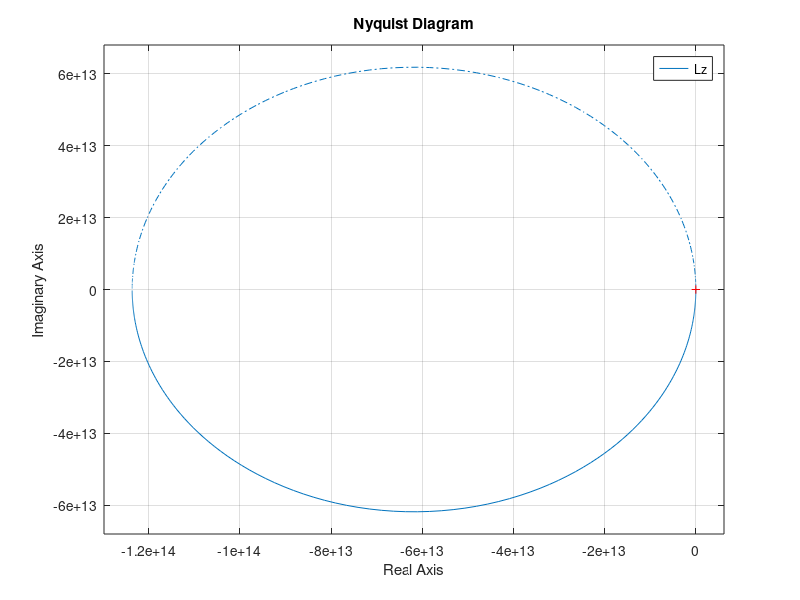
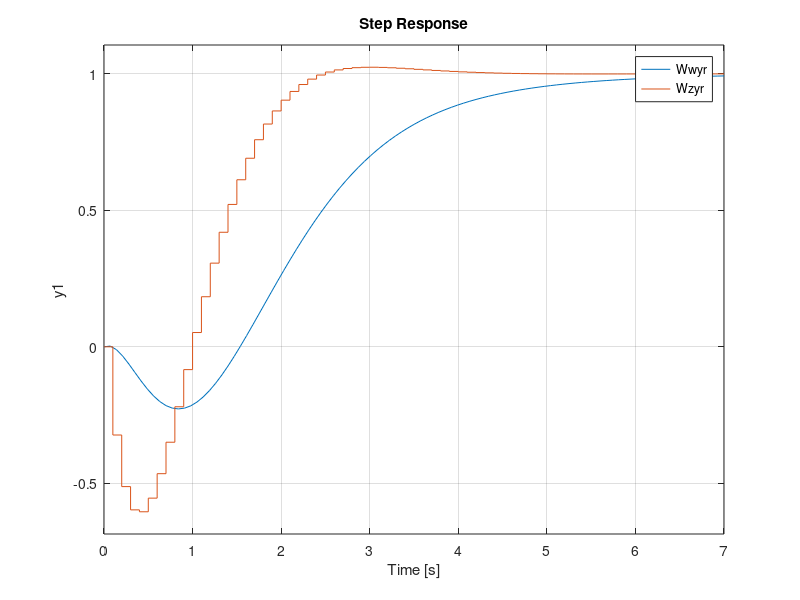
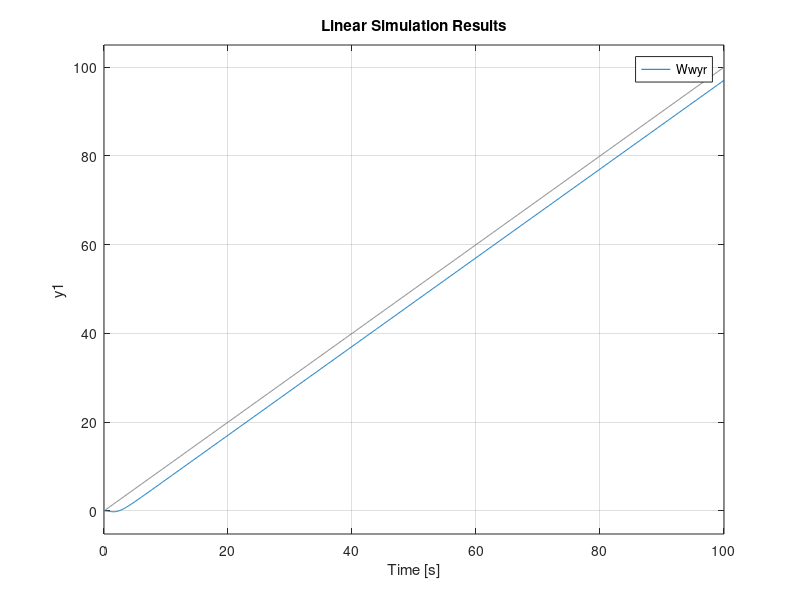
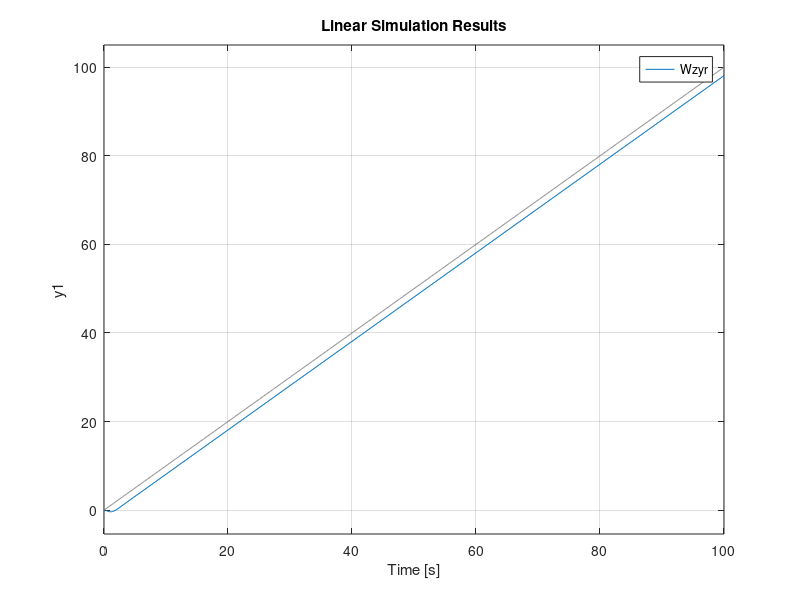

Recreate these plots in MATLAB, in order.
% Controllore Digitale C(z) con le seguenti specifiche:
% - e_ss < 0.1 * R per ingressi a rampa R * t * delta_{-1}(t)
% - overshoot < 20%
% - definire il tempo di campionamento

clc;
clearvars;
close all;

s = tf("s");
P = (s - 1) / (s * (s + 10));

% Ts <= (2 * pi / w_b) / 10
% per w_b = 5 rad/s (banda passante)
Ts = 0.1; % tempo di campionamento

Pz = c2d(P, Ts, "zoh");
Pw = d2c(Pz, "Tustin")

% Errore a regime e_ss < 0.1 * R
K_Pw = dcgain(Pw) % => |K_C| >= 1 / ((e_ss%) * |K_Pw|)
K_C = 1;

C1 = K_C; % poichè in Pw c'è già un polo nell'origine
% controlSystemDesigner(Pw, C1);

% Design del controllore C(w) terminato
Cw = K_C * -5.4288;
Lw = Cw * Pw;

ts = 3.33;
tau_fr = ts / 3;
Fr = 1 / (1 + tau_fr * s);

Wwyr = minreal(Fr * Lw / (1 + Lw));

% Analisi delle performance del sistema a tempo discreto

% c2d(Cw, Ts, "Tustin"); => non posso usarlo
% perchè il controllore C(w) è proporzionale
Cz = Cw;

Frz = c2d(Fr, Ts, "Tustin");
Lz = Cz * Pz;
Wzyr = minreal(Lz / (1 + Lz));

% Se passiamo da C(s) a C(z) senza passare per il piano
% equivalente di Tustin allora dobbiamo controllare
% che il sistema a ciclo chiuso sia ancora stabile
figure;
nyquist(Lz); % in questo caso il sistema è stabile
grid on;

figure;
step(Wwyr, Wzyr);
grid on;

t = 0:Ts:100;
ramp = t;

figure;
lsim(Wwyr, ramp, t);
grid on;

figure;
lsim(Wzyr, ramp, t);
grid on;






























